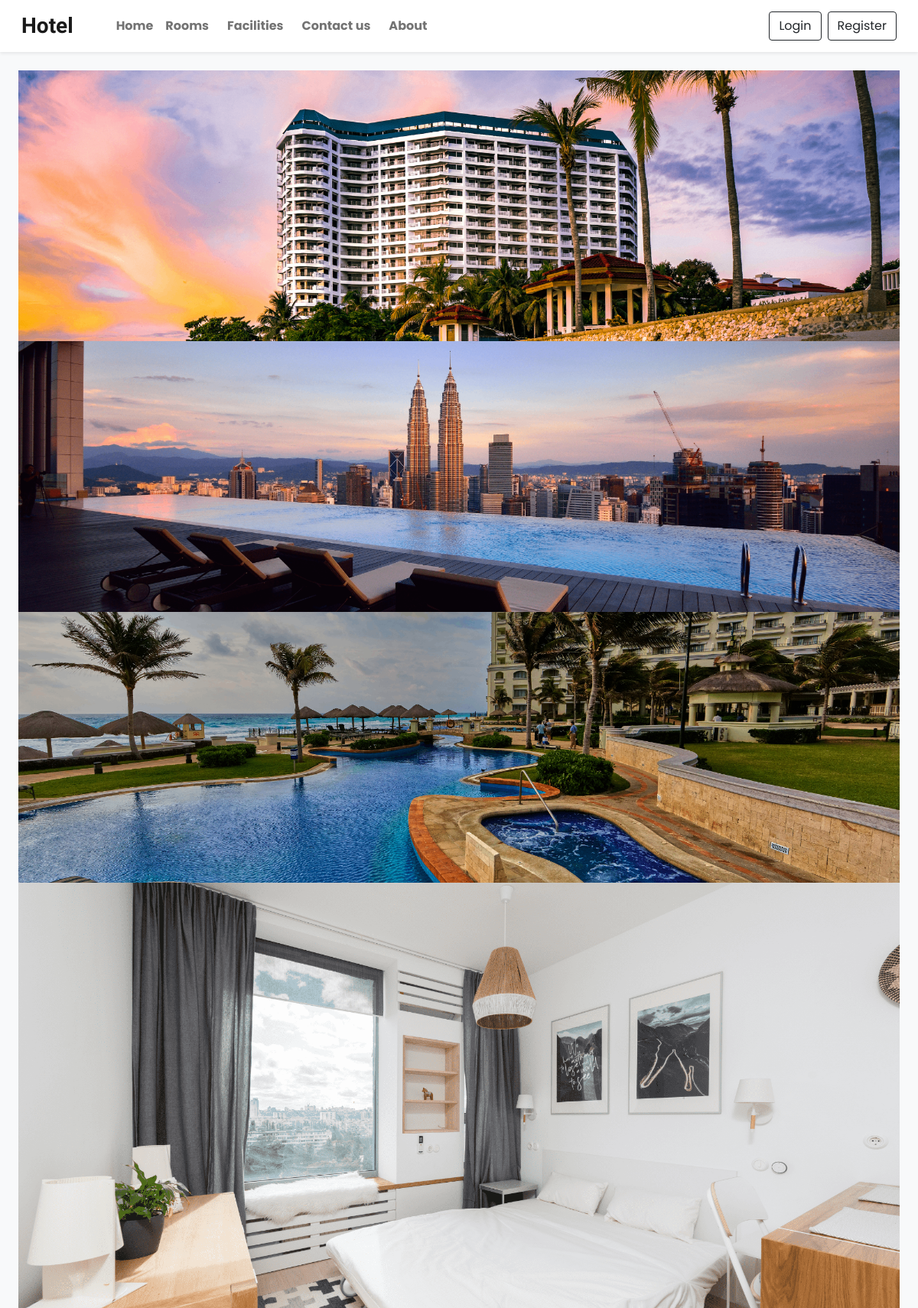
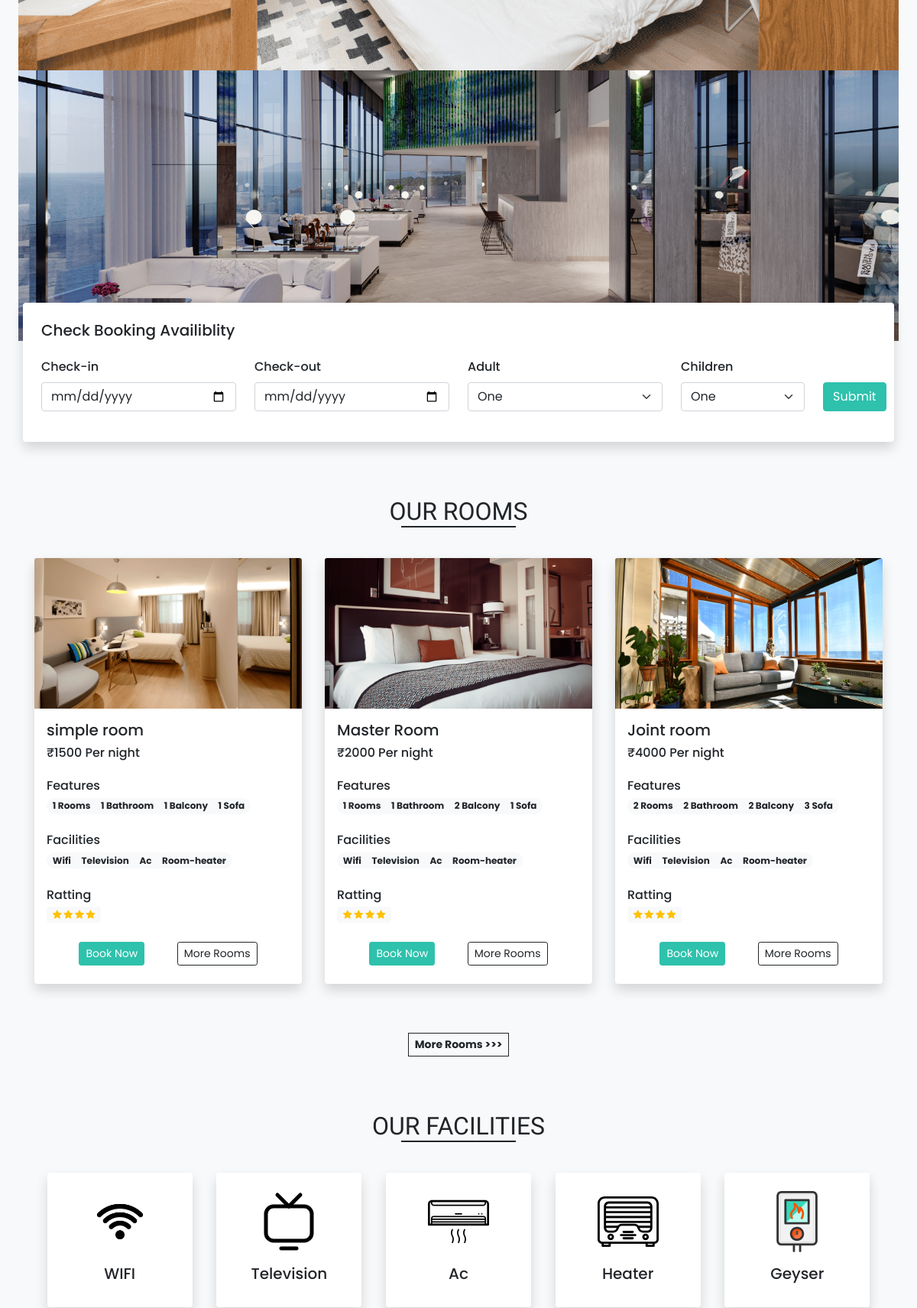
The page / (upper part) on the database its author committed (2 pictures, top to bottom).
### tables this page shows
CREATE TABLE `room` (
  `id` int(100) NOT NULL,
  `img` varchar(100) NOT NULL,
  `name` varchar(100) NOT NULL,
  `price` varchar(100) NOT NULL,
  `features` varchar(200) NOT NULL,
  `facilities` varchar(200) NOT NULL
);

CREATE TABLE `facilities` (
  `id` int(100) NOT NULL,
  `img` varchar(100) NOT NULL,
  `name` varchar(100) NOT NULL
);

### index.php (the view, shortened to what this page needs)
<!DOCTYPE html>
<html lang="en">
<head>
  <?php require('include/links.php')?>
    <link rel="stylesheet" href="https://cdn.jsdelivr.net/npm/swiper@10/swiper-bundle.min.css"/>
</head>
<body class="bg-light">
        <?php require('include/header.php')?>
    <div class="container-fluid px-lg-4 mt-4">
        <div class="swiper swiper-container">
          <div class="swiper-wrapper">
            <div class="swiper-slide">
              <img class="img-fluid" src="images/carousel/1.png" class="m-100 d-block" />
            </div>
            <div class="swiper-slide">
              <img class="img-fluid" src="images/carousel/2.png" class="m-100 d-block" />
            </div>
            <div class="swiper-slide">
              <img class="img-fluid" src="images/carousel/3.png" class="m-100 d-block" />
            </div>
            <div class="swiper-slide">
              <img class="img-fluid" src="images/carousel/4.png" class="m-100 d-block" />
            </div>
            <div class="swiper-slide">
              <img class="img-fluid" src="images/carousel/5.png" class="m-100 d-block" />
            </div>
          </div>
        </div>
    </div>
    <div class="container availability-form">
        <div class="row">
            <div class="col-lg-l2 bg-white shadow p-4 rounded">
                <h5 class="mb-4">Check Booking Availiblity</h5>
                <form action="booking_availiblity.php" method="post">
                  <div class="row align-items-end">
                    <div class="col-lg-3 mb-3">
                      <label class="form-label" style="font-weight: 500;">Check-in</label>
                      <input type="date" class="form-control shadow-none" id="check-in" required>
                    </div>
                    <div class="col-lg-3 mb-3">
                      <label class="form-label" style="font-weight: 500;">Check-out</label>
                      <input type="date" class="form-control shadow-none" id="check-out" required>
                    </div>
                    <div class="col-lg-3 mb-3">
                      <label class="form-label" style="font-weight: 500;">Adult</label>
                        <select class="form-select shadow-none">
                          <option value="1">One</option>
                        </select>
                    </div>
                    <div class="col-lg-2 mb-3">
                      <label class="form-label" style="font-weight: 500;">Children</label>
                        <select class="form-select shadow-none">
                          <option value="1">One</option>
                        </select>
                    </div>
                    <div class="col-lg-1 mb-lg-3 mt-2">
                      <button type="submit" class="btn text-white shadow-none coustem-bg">Submit</button>
                    </div>
                  </div>
                </form>
            </div>
        </div>
    </div>
    <h2 class="mt-5 pt-4 mb-4 text-center fe-bold h-font">OUR ROOMS <div class="h-line bg-dark"></div></h2>
    <div class="container">
    <div class="row">
        <?Php
          require('include/dbconfig.php');
          $_query = "select * from room";
          $query_run = mysqli_query($connection,$_query);
          $check_room = mysqli_num_rows($query_run) > 0;
          if($check_room)
          {
              while($row = mysqli_fetch_assoc($query_run))
              {
                ?>
                 <div class="col-lg-4 col-md-6 my-3">
                      <div class="card border-0 shadow" style="max-width: 350px; margin: auto;">
                        <img src="images/rooms/<?php echo $row['img']; ?>" class="card-img-top">
                          <div class="card-body">
                            <h5><?php echo $row['name']; ?></h5>
                            <h6 class="mb-4"><?php echo $row['price']; ?></h6>
                            <div class="features mb-4">
                              <h6 class="mb-1">Features</h6>
                              <span class="badge rounded-pill bg-light text-dark text-wrap">
                              <?php echo $row['features']; ?>
                              </span>
                            </div>
                            <div class="facilities mb-4">
                              <h6 class="mb-1">Facilities</h6>
                              <span class="badge rounded-pill bg-light text-dark text-wrap">
                              <?php echo $row['facilities']; ?>
                              </span>
                            </div>
                            <div class="reating mb-4">
                              <h6 class="mb-1">Ratting</h6>
                              <span class="badge rounder-pill bg-light">
                                <i class="bi bi-star-fill text-warning"></i>
                                <i class="bi bi-star-fill text-warning"></i>
                                <i class="bi bi-star-fill text-warning"></i>
                                <i class="bi bi-star-fill text-warning"></i>
                              </span>
                            </div>
                            <div class="d-flex justify-content-evenly mb-2">
                              <a href="booking.php" class="btn btn-sm text-white coustem-bg shadow-none">Book Now</a>
                              <a href="rooms.php" class="btn btn-sm btn-outline-dark shadow-none">More Rooms</a>
                            </div>
                          </div>
                      </div>
                 </div>
        <?php
              }
          }
          else{
            echo "no recored found";
          }
        ?>
        <div class="col-mg-12 text-center mt-5">
          <a href="rooms.php" class="btn btn-sm btn-outline-dark rounded-0 fw-bold shadow-none">More Rooms
            >>></a>
        </div>
        </div>
        </div>
    <h2 class="mt-5 pt-4 mb-4 text-center fe-bold h-font">OUR FACILITIES <div class="h-line bg-dark"></div></h2>
    <div class="container">
    <div class="row justify-content-evenly px-lg-0 px-md-0 px-5">
    <?Php
          require('include/dbconfig.php');
          $_query = "select * from facilities";
          $query_run = mysqli_query($connection,$_query);
          $check_room = mysqli_num_rows($query_run) > 0;
          if($check_room)
          {
              while($row = mysqli_fetch_assoc($query_run))
              {
                ?>
                 <div class="col-lg-2 col-md-2 text-center bg-white rounded shadow py-4 my-3">
                  <img src="images/features/<?php echo $row['img']; ?>" width="80px">
                  <h5 class="mt-3"><?php echo $row['name']; ?></h5>
                </div>
              <?php
              }
          }
          else{
            echo "no recored found";
          }
        ?>
    </div>
    </div>
</body>
</html>

### css/common.css (style rules this page uses)
:root { --teal:#2ec1ac; --teal_hover:#279e8c; }
* { font-family: 'Poppins', sans-serif; }
.h-font { font-family: 'Merienda', cursive; }
.coustem-bg { background-color:var(--teal) ; border: 1px solid var(--teal); }
.h-line { width:150px; margin:0 auto; height:1.7px; }

### index.php (style rules this page uses)
.availability-form { margin-top: -50px; z-index: 2; position: relative; }

### rows shown on the page
room: img (picture), name "simple room", price "₹1500 Per night", features "1 Rooms ㅤ1 Bathroom ㅤ1 Balcony ㅤ1 Sofa", facilities "Wifiㅤ Television ㅤAc ㅤRoom-heater"
room: img (picture), name "Master Room", price "₹2000 Per night", features "1 Rooms ㅤ1 Bathroom ㅤ2 Balcony ㅤ1 Sofa", facilities "Wifi ㅤTelevision ㅤAc ㅤRoom-heater"
room: img (picture), name "Joint room", price "₹4000 Per night", features "2 Rooms ㅤ2 Bathroom ㅤ2 Balcony ㅤ3 Sofa", facilities "Wifi ㅤTelevisionㅤ Ac ㅤRoom-heater"
facilities: img (picture), name "WIFI"
facilities: img (picture), name "Television"
facilities: img (picture), name "Ac"
facilities: img (picture), name "Heater"
facilities: img (picture), name "Geyser"
